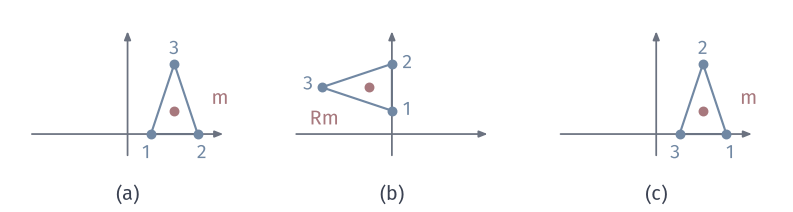

Reproduce this figure in Python.
"""A three-point cloud, its rotation by 90 degrees and a relabeling: the centroid is equivariant and invariant respectively."""
from pathlib import Path
import sys
ROOT = next(p for p in Path(__file__).resolve().parents if (p/"build.sh").is_file() and (p/"tex/book.tex").is_file())
sys.path.insert(0, str(ROOT/"figures/04-spaces-measures-and-geometry/04-manifolds/matplotlib/mfd-common"))
from mfd3d import *

W, H = 112, 30
fig, ax = canvas(W, H)
X = np.array([[1.0, 0], [3, 0], [2, 3]])
R = np.array([[0.0, -1], [1, 0]])
perm = [1, 2, 0]
s = 3.3
def plot(cx, cy, pts, names, tag):
    ox, oy = cx, cy
    arrow(ax, (ox-13.5, oy), (ox+13.5, oy), color=MUTED, lw=.7, scale=5)
    arrow(ax, (ox, oy-3), (ox, oy+14.5), color=MUTED, lw=.7, scale=5)
    P = np.array([ox, oy])+s*pts
    poly = np.vstack([P, P[0]])
    ax.plot(poly[:, 0], poly[:, 1], color=BLUE, lw=.85, zorder=3)
    for q, n in zip(P, names):
        dot(ax, q, BLUE)
    return P
ya = 11
dx = 37.3
P1 = plot(18, ya, X, '123', '(a)')
for q, n, d in zip(P1, '123', ((-.6, -2.6), (.6, -2.6), (0, 2.2))):
    label(ax, q+d, n, 7.5, BLUE, halo=True)
m = X.mean(0); c = np.array([18, ya])+s*m; dot(ax, c, RED); label(ax, c+[6.5, 1.8], '$m$', color=RED, halo=True)
P2 = plot(18+dx, ya, X@R.T, '123', '(b)')
for q, n, d in zip(P2, '123', ((2.2, .2), (2.2, .2), (-1.9, .5))):
    label(ax, q+d, n, 7.5, BLUE, halo=True)
c = np.array([18+dx, ya])+s*R@m; dot(ax, c, RED); label(ax, c+[-6.2, -4.4], '$Rm$', color=RED, halo=True)
P3 = plot(18+2*dx, ya, X, '312', '(c)')
for q, n, d in zip(P3, '312', ((-.6, -2.6), (.6, -2.6), (0, 2.2))):
    label(ax, q+d, n, 7.5, BLUE, halo=True)
c = np.array([18+2*dx, ya])+s*m; dot(ax, c, RED); label(ax, c+[6.5, 1.8], '$m$', color=RED, halo=True)
panel_tag(ax, 18, 1.7, '(a)'); panel_tag(ax, 18+dx, 1.7, '(b)'); panel_tag(ax, 18+2*dx, 1.7, '(c)')
save(fig, Path(__file__).resolve().parent, 'figure', {'formula': 'x1=(1,0),x2=(3,0),x3=(2,3); m=(2,1); R=rotation 90deg; relabel old 1,2,3 -> new 3,1,2'})
